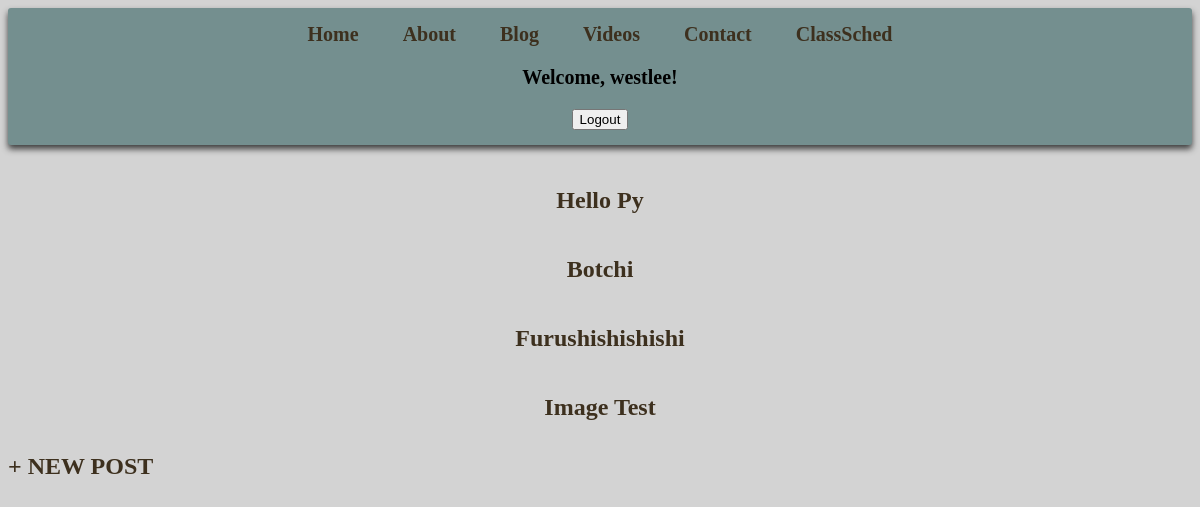
Page /blog/ (signed in) on the committed database.
### app/models.py (models this page shows, shortened)
class Post(models.Model):
    title = models.CharField(max_length=100)
    author = models.ForeignKey("auth.user", on_delete=models.CASCADE)
    body = models.TextField()
    header_image = models.ImageField(null=True, blank=True, upload_to="images/")

### app/views.py (the view)
# urls.py: path('blog/', BlogListView.as_view(), name='blog'),
class BlogListView(ListView):
    model = Post
    context_object_name = 'posts'
    template_name = 'app/blog_list.html'

### app/templates/app/blog_list.html (shortened to what this page needs)
{%  extends 'app/base.html' %}
{% load static %}
{% block content%}
    {% for post in posts %}
    <div class="post-entry">
            <h2><a href="{% url 'blog_detail' post.pk %}">{{post.title}}</a></h2>
        </div>
    {% endfor %}
    <a href="{% url 'blog_create' %}"> + NEW POST </a>
{% endblock content %}

### app/templates/app/navbar.html (shortened to what this page needs)
<header>
    <a href="{% url 'home' %}">Home</a>
    <a href="{% url 'about' %}">About</a>
    <a href="{% url 'blog' %}">Blog</a>
    <a href="{% url 'Video_list' %}">Videos</a>
    <a href="{% url 'Contact' %}">Contact</a>
    <a href="{% url 'class_schedule' %}">ClassSched</a>
    {% if user.is_authenticated %}
    <p>Welcome, {{ user.username }}!</p>
    <form method="post" action="{% url 'logout' %}">
        <button type="submit" class="btn-primary">Logout</button>
    </form>
{% else %}
    <a href="{% url 'login' %}">Login</a> | <a href="{% url 'register' %}">Register</a>
{% endif %}
</header>

### static/css/base.css (style rules this page uses)
body { background-color: lightgrey; }
a { color: rgb(61, 48, 30); text-decoration: none; font-weight: bold; font-size: 24px; }

### app/templates/app/base.html (style rules this page uses)
header { text-align: center; padding: 15px 25px; background-color: rgb(116, 143, 143); border-radius: 3px; font-weight: bold; box-shadow: 0 4px 6px #3d3d3d; margin-bottom: 2rem; }
header a { font-size: 20px; padding-inline: 20px; font-weight: bold; text-decoration: none; }
p { text-align: center; font-size: 20px; }
h2 { text-align: center; font-weight: bold; font-size: 35px; }
h2 a { color: rgb(61, 48, 30); text-decoration: none; }

### rows in the picture
Post: title "Hello Py"
Post: title "Botchi"
Post: title "Furushishishishi"
Post: title "Image Test"

### other values in the picture
{{ user.username }} "westlee"
